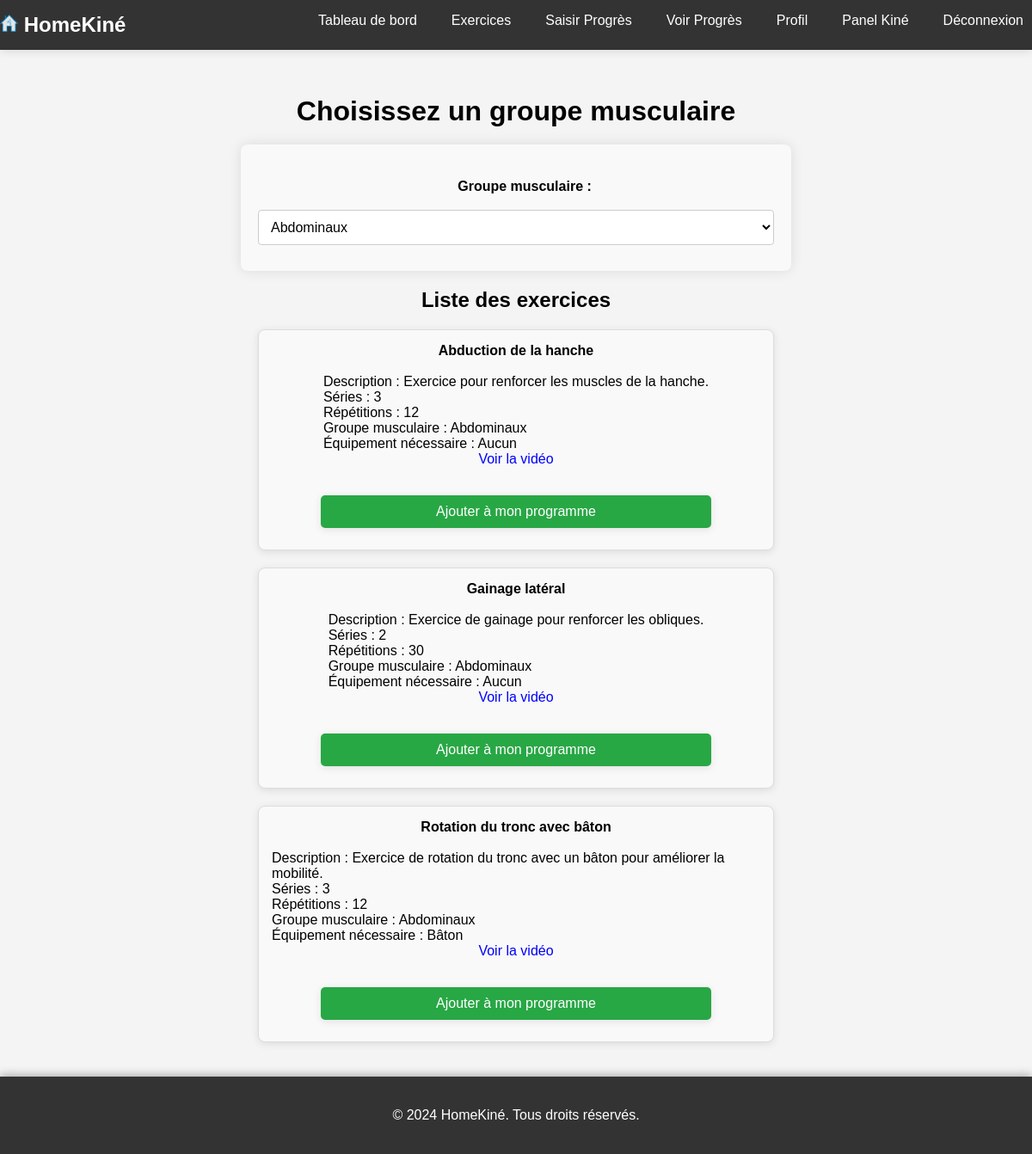
Screenshot of /exercices.php?muscle_group_id=6 (signed in) with the database file from the repository.
### tables this page shows
CREATE TABLE IF NOT EXISTS `exercises` (
  `id` int NOT NULL AUTO_INCREMENT,
  `name` varchar(100) NOT NULL,
  `description` text NOT NULL,
  `equipment_needed` varchar(100) DEFAULT NULL,
  `video_link` varchar(255) DEFAULT NULL,
  `created_at` timestamp NULL DEFAULT CURRENT_TIMESTAMP,
  `sets` int DEFAULT NULL,
  `reps` int DEFAULT NULL,
  `muscle_group_id` int DEFAULT NULL,
  PRIMARY KEY (`id`),
  KEY `fk_muscle_group` (`muscle_group_id`)
);

CREATE TABLE IF NOT EXISTS `muscle_groups` (
  `id` int NOT NULL AUTO_INCREMENT,
  `name` varchar(100) NOT NULL,
  PRIMARY KEY (`id`)
);

### exercices.php (the view, shortened to what this page needs)
<?php
include ('header.php');
include ('config.php');
$group_query = "SELECT * FROM muscle_groups";
$group_result = mysqli_query($conn, $group_query);
$selected_group = isset($_GET['muscle_group_id']) ? $_GET['muscle_group_id'] : '';
if ($selected_group) {
    $exercise_query = "SELECT exercises.*, muscle_groups.name AS muscle_group_name
                       FROM exercises
                       JOIN muscle_groups ON exercises.muscle_group_id = muscle_groups.id
                       WHERE muscle_group_id = '$selected_group'
                       ORDER BY id ASC";
} else {
    $exercise_query = "SELECT exercises.*, muscle_groups.name AS muscle_group_name
                       FROM exercises
                       JOIN muscle_groups ON exercises.muscle_group_id = muscle_groups.id
                       ORDER BY id ASC";
}
$exercise_result = mysqli_query($conn, $exercise_query);
?>
<!DOCTYPE html>
<html lang="fr">
<head>
    <link rel="stylesheet" href="style.css">
</head>
<body>
    <main class="main-content">
        <h1>Choisissez un groupe musculaire</h1>
        <form method="GET" action="">
            <label for="muscle_group_id">Groupe musculaire :</label>
            <select id="muscle_group_id" name="muscle_group_id" onchange="this.form.submit()">
                <?php while ($row = mysqli_fetch_assoc($group_result)): ?>
                    <option value="<?php echo $row['id']; ?>" <?php if ($row['id'] == $selected_group)
                           echo 'selected'; ?>>
                        <?php echo $row['name']; ?>
                    </option>
                <?php endwhile; ?>
            </select>
        </form>
        <h2>Liste des exercices</h2>
        <ul class="exercise-list">
            <?php while ($row = mysqli_fetch_assoc($exercise_result)): ?>
                <div class="exercise-card">
                    <strong><?php echo $row['name']; ?></strong><br>
                    Description : <?php echo $row['description']; ?><br>
                    Séries : <?php echo $row['sets'] ?: 'Non défini'; ?><br>
                    Répétitions : <?php echo $row['reps'] ?: 'Non défini'; ?><br>
                    Groupe musculaire : <?php echo $row['muscle_group_name']; ?><br>
                    Équipement nécessaire : <?php echo $row['equipment_needed'] ?: 'Aucun'; ?><br>
                    <?php if ($row['video_link']): ?>
                        <a href="<?php echo $row['video_link']; ?>" target="_blank">Voir la vidéo</a><br>
                    <?php endif; ?>
                    <button class="add-program-button" data-exercise-id="<?php echo $row['id']; ?>">
                        Ajouter à mon programme
                    </button>
                </div>
            <?php endwhile; ?>
        </ul>
    </main>
</body>
</html>
<?php
include ('footer.php');
?>

### style.css (style rules this page uses)
body { font-family: Arial, sans-serif; background-color: #f4f4f4; padding-top: 70px; margin: 0; display: flex; justify-content: center; align-items: center; flex-direction: column; min-height: 100vh; }
h1, h2 { text-align: center; margin-bottom: 20px; }
ul { list-style-type: none; padding: 0; margin-bottom: 20px; text-align: center; }
a { text-decoration: none; color: blue; }
main { flex: 1; padding: 20px; width: 100%; max-width: 1200px; box-sizing: border-box; }
form, div, .section { display: flex; justify-content: center; align-items: center; flex-direction: column; }
button, input[type="submit"] { display: block; margin: 10px auto; padding: 10px 15px; background-color: #28a745; color: white; border: none; border-radius: 5px; cursor: pointer; font-size: 16px; text-align: center; width: auto; }
form { max-width: 600px; width: 100%; margin: 20px auto; padding: 20px; background-color: #f9f9f9; border-radius: 8px; box-shadow: 0 0 15px rgba(0, 0, 0, 0.1); }
form label { font-size: 16px; font-weight: bold; margin-bottom: 8px; display: inline-block; padding-top: 20px; padding-left: 20px; }
form input[type="text"], form input[type="email"], form input[type="password"], form input[type="number"], form input[type="date"], form select, form textarea { width: 100%; padding: 10px; margin: 10px 0; border: 1px solid #ccc; border-radius: 4px; font-size: 16px; box-sizing: border-box; background-color: #fff; transition: border-color 0.3s, box-shadow 0.3s; }
.exercise-list { list-style-type: none; padding: 0; margin: 0 auto; display: flex; flex-direction: column; align-items: center; width: 100%; max-width: 800px; }
.exercise-card { background-color: #f9f9f9; border: 1px solid #ddd; padding: 15px; margin-bottom: 20px; border-radius: 8px; box-shadow: 0 2px 10px rgba(0, 0, 0, 0.1); width: 100%; max-width: 600px; text-align: left; box-sizing: border-box; overflow: hidden; }
.exercise-card select, .exercise-card button { width: 80%; padding: 10px; font-size: 16px; border-radius: 5px; border: 1px solid #ddd; box-sizing: border-box; align-self: center; }
.exercise-card button { background-color: #28a745; color: white; border: none; cursor: pointer; transition: background-color 0.3s; }
button { background-color: #28a745; color: #fff; padding: 10px 15px; border: none; border-radius: 5px; cursor: pointer; }
.main-content { padding: 20px; width: 100%; max-width: 1200px; box-sizing: border-box; }
.add-program-button { width: 100%; padding: 12px 20px; background-color: #28a745; color: #fff; border: none; border-radius: 4px; font-size: 16px; cursor: pointer; transition: background-color 0.3s ease; box-shadow: 0px 2px 10px rgba(0, 0, 0, 0.1); display: inline-block; margin-top: 15px; }

### rows the page displays
exercises: name "Abduction de la hanche", description "Exercice pour renforcer les muscles de la hanche.", sets "3", reps "12", muscle_group.name "Abdominaux", equipment_needed "Aucun"
exercises: name "Gainage latéral", description "Exercice de gainage pour renforcer les obliques.", sets "2", reps "30", muscle_group.name "Abdominaux", equipment_needed "Aucun"
exercises: name "Rotation du tronc avec bâton", description "Exercice de rotation du tronc avec un bâton pour améliorer la mobilité.", sets "3", reps "12", muscle_group.name "Abdominaux", equipment_needed "Bâton"

### other values shown
form field muscle_group_id "Abdominaux"
